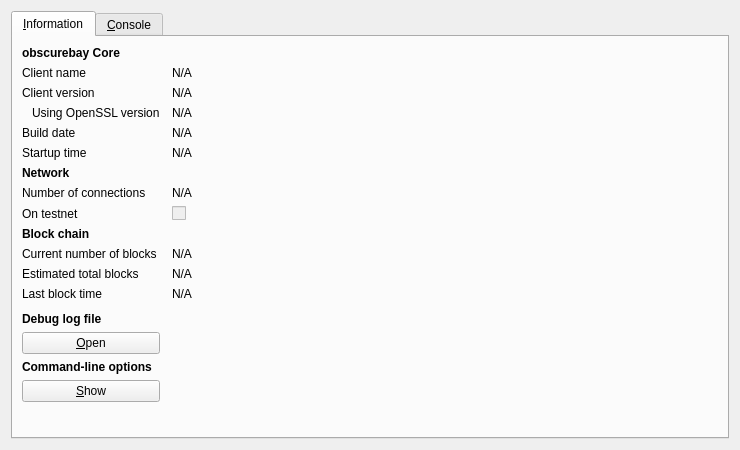
<?xml version="1.0" encoding="UTF-8"?>
<ui version="4.0">
 <class>RPCConsole</class>
 <widget class="QDialog" name="RPCConsole">
  <property name="geometry">
   <rect>
    <x>0</x>
    <y>0</y>
    <width>740</width>
    <height>450</height>
   </rect>
  </property>
  <property name="windowTitle">
   <string>obscurebay - Debug window</string>
  </property>
  <layout class="QVBoxLayout" name="verticalLayout_2">
   <item>
    <widget class="QTabWidget" name="tabWidget">
     <property name="currentIndex">
      <number>0</number>
     </property>
     <widget class="QWidget" name="tab_info">
      <attribute name="title">
       <string>&amp;Information</string>
      </attribute>
      <layout class="QGridLayout" name="gridLayout" columnstretch="0,1">
       <property name="horizontalSpacing">
        <number>12</number>
       </property>
       <item row="0" column="0">
        <widget class="QLabel" name="label_9">
         <property name="font">
          <font>
           <weight>75</weight>
           <bold>true</bold>
          </font>
         </property>
         <property name="text">
          <string>obscurebay Core</string>
         </property>
        </widget>
       </item>
       <item row="1" column="0">
        <widget class="QLabel" name="label_5">
         <property name="text">
          <string>Client name</string>
         </property>
        </widget>
       </item>
       <item row="1" column="1">
        <widget class="QLabel" name="clientName">
         <property name="cursor">
          <cursorShape>IBeamCursor</cursorShape>
         </property>
         <property name="text">
          <string>N/A</string>
         </property>
         <property name="textFormat">
          <enum>Qt::PlainText</enum>
         </property>
         <property name="textInteractionFlags">
          <set>Qt::LinksAccessibleByMouse|Qt::TextSelectableByKeyboard|Qt::TextSelectableByMouse</set>
         </property>
        </widget>
       </item>
       <item row="2" column="0">
        <widget class="QLabel" name="label_6">
         <property name="text">
          <string>Client version</string>
         </property>
        </widget>
       </item>
       <item row="2" column="1">
        <widget class="QLabel" name="clientVersion">
         <property name="cursor">
          <cursorShape>IBeamCursor</cursorShape>
         </property>
         <property name="text">
          <string>N/A</string>
         </property>
         <property name="textFormat">
          <enum>Qt::PlainText</enum>
         </property>
         <property name="textInteractionFlags">
          <set>Qt::LinksAccessibleByMouse|Qt::TextSelectableByKeyboard|Qt::TextSelectableByMouse</set>
         </property>
        </widget>
       </item>
       <item row="3" column="0">
        <widget class="QLabel" name="label_14">
         <property name="text">
          <string>Using OpenSSL version</string>
         </property>
         <property name="indent">
          <number>10</number>
         </property>
        </widget>
       </item>
       <item row="3" column="1">
        <widget class="QLabel" name="openSSLVersion">
         <property name="cursor">
          <cursorShape>IBeamCursor</cursorShape>
         </property>
         <property name="text">
          <string>N/A</string>
         </property>
         <property name="textFormat">
          <enum>Qt::PlainText</enum>
         </property>
         <property name="textInteractionFlags">
          <set>Qt::LinksAccessibleByMouse|Qt::TextSelectableByKeyboard|Qt::TextSelectableByMouse</set>
         </property>
        </widget>
       </item>
       <item row="4" column="0">
        <widget class="QLabel" name="label_12">
         <property name="text">
          <string>Build date</string>
         </property>
        </widget>
       </item>
       <item row="4" column="1">
        <widget class="QLabel" name="buildDate">
         <property name="cursor">
          <cursorShape>IBeamCursor</cursorShape>
         </property>
         <property name="text">
          <string>N/A</string>
         </property>
         <property name="textFormat">
          <enum>Qt::PlainText</enum>
         </property>
         <property name="textInteractionFlags">
          <set>Qt::LinksAccessibleByMouse|Qt::TextSelectableByKeyboard|Qt::TextSelectableByMouse</set>
         </property>
        </widget>
       </item>
       <item row="5" column="0">
        <widget class="QLabel" name="label_13">
         <property name="text">
          <string>Startup time</string>
         </property>
        </widget>
       </item>
       <item row="5" column="1">
        <widget class="QLabel" name="startupTime">
         <property name="cursor">
          <cursorShape>IBeamCursor</cursorShape>
         </property>
         <property name="text">
          <string>N/A</string>
         </property>
         <property name="textFormat">
          <enum>Qt::PlainText</enum>
         </property>
         <property name="textInteractionFlags">
          <set>Qt::LinksAccessibleByMouse|Qt::TextSelectableByKeyboard|Qt::TextSelectableByMouse</set>
         </property>
        </widget>
       </item>
       <item row="6" column="0">
        <widget class="QLabel" name="label_11">
         <property name="font">
          <font>
           <weight>75</weight>
           <bold>true</bold>
          </font>
         </property>
         <property name="text">
          <string>Network</string>
         </property>
        </widget>
       </item>
       <item row="7" column="0">
        <widget class="QLabel" name="label_7">
         <property name="text">
          <string>Number of connections</string>
         </property>
        </widget>
       </item>
       <item row="7" column="1">
        <widget class="QLabel" name="numberOfConnections">
         <property name="cursor">
          <cursorShape>IBeamCursor</cursorShape>
         </property>
         <property name="text">
          <string>N/A</string>
         </property>
         <property name="textFormat">
          <enum>Qt::PlainText</enum>
         </property>
         <property name="textInteractionFlags">
          <set>Qt::LinksAccessibleByMouse|Qt::TextSelectableByKeyboard|Qt::TextSelectableByMouse</set>
         </property>
        </widget>
       </item>
       <item row="8" column="0">
        <widget class="QLabel" name="label_8">
         <property name="text">
          <string>On testnet</string>
         </property>
        </widget>
       </item>
       <item row="8" column="1">
        <widget class="QCheckBox" name="isTestNet">
         <property name="enabled">
          <bool>false</bool>
         </property>
         <property name="text">
          <string/>
         </property>
        </widget>
       </item>
       <item row="9" column="0">
        <widget class="QLabel" name="label_10">
         <property name="font">
          <font>
           <weight>75</weight>
           <bold>true</bold>
          </font>
         </property>
         <property name="text">
          <string>Block chain</string>
         </property>
        </widget>
       </item>
       <item row="10" column="0">
        <widget class="QLabel" name="label_3">
         <property name="text">
          <string>Current number of blocks</string>
         </property>
        </widget>
       </item>
       <item row="10" column="1">
        <widget class="QLabel" name="numberOfBlocks">
         <property name="cursor">
          <cursorShape>IBeamCursor</cursorShape>
         </property>
         <property name="text">
          <string>N/A</string>
         </property>
         <property name="textFormat">
          <enum>Qt::PlainText</enum>
         </property>
         <property name="textInteractionFlags">
          <set>Qt::LinksAccessibleByMouse|Qt::TextSelectableByKeyboard|Qt::TextSelectableByMouse</set>
         </property>
        </widget>
       </item>
       <item row="11" column="0">
        <widget class="QLabel" name="label_4">
         <property name="text">
          <string>Estimated total blocks</string>
         </property>
        </widget>
       </item>
       <item row="11" column="1">
        <widget class="QLabel" name="totalBlocks">
         <property name="cursor">
          <cursorShape>IBeamCursor</cursorShape>
         </property>
         <property name="text">
          <string>N/A</string>
         </property>
         <property name="textFormat">
          <enum>Qt::PlainText</enum>
         </property>
         <property name="textInteractionFlags">
          <set>Qt::LinksAccessibleByMouse|Qt::TextSelectableByKeyboard|Qt::TextSelectableByMouse</set>
         </property>
        </widget>
       </item>
       <item row="12" column="0">
        <widget class="QLabel" name="label_2">
         <property name="text">
          <string>Last block time</string>
         </property>
        </widget>
       </item>
       <item row="12" column="1">
        <widget class="QLabel" name="lastBlockTime">
         <property name="cursor">
          <cursorShape>IBeamCursor</cursorShape>
         </property>
         <property name="text">
          <string>N/A</string>
         </property>
         <property name="textFormat">
          <enum>Qt::PlainText</enum>
         </property>
         <property name="textInteractionFlags">
          <set>Qt::LinksAccessibleByMouse|Qt::TextSelectableByKeyboard|Qt::TextSelectableByMouse</set>
         </property>
        </widget>
       </item>
       <item row="13" column="0">
        <spacer name="verticalSpacer_2">
         <property name="orientation">
          <enum>Qt::Vertical</enum>
         </property>
         <property name="sizeHint" stdset="0">
          <size>
           <width>20</width>
           <height>20</height>
          </size>
         </property>
        </spacer>
       </item>
       <item row="14" column="0">
        <widget class="QLabel" name="labelDebugLogfile">
         <property name="font">
          <font>
           <weight>75</weight>
           <bold>true</bold>
          </font>
         </property>
         <property name="text">
          <string>Debug log file</string>
         </property>
        </widget>
       </item>
       <item row="15" column="0">
        <widget class="QPushButton" name="openDebugLogfileButton">
         <property name="toolTip">
          <string>Open the obscurebay debug log file from the current data directory. This can take a few seconds for large log files.</string>
         </property>
         <property name="text">
          <string>&amp;Open</string>
         </property>
         <property name="autoDefault">
          <bool>false</bool>
         </property>
        </widget>
       </item>
       <item row="16" column="0">
        <widget class="QLabel" name="labelCLOptions">
         <property name="font">
          <font>
           <weight>75</weight>
           <bold>true</bold>
          </font>
         </property>
         <property name="text">
          <string>Command-line options</string>
         </property>
        </widget>
       </item>
       <item row="17" column="0">
        <widget class="QPushButton" name="showCLOptionsButton">
         <property name="toolTip">
          <string>Show the obscurebay-qt help message to get a list with possible obscurebay command-line options.</string>
         </property>
         <property name="text">
          <string>&amp;Show</string>
         </property>
         <property name="autoDefault">
          <bool>false</bool>
         </property>
        </widget>
       </item>
       <item row="18" column="0">
        <spacer name="verticalSpacer">
         <property name="orientation">
          <enum>Qt::Vertical</enum>
         </property>
         <property name="sizeHint" stdset="0">
          <size>
           <width>20</width>
           <height>40</height>
          </size>
         </property>
        </spacer>
       </item>
      </layout>
     </widget>
     <widget class="QWidget" name="tab_console">
      <attribute name="title">
       <string>&amp;Console</string>
      </attribute>
      <layout class="QVBoxLayout" name="verticalLayout_3">
       <property name="spacing">
        <number>3</number>
       </property>
       <item>
        <widget class="QTextEdit" name="messagesWidget">
         <property name="minimumSize">
          <size>
           <width>0</width>
           <height>100</height>
          </size>
         </property>
         <property name="readOnly">
          <bool>true</bool>
         </property>
         <property name="tabKeyNavigation" stdset="0">
          <bool>false</bool>
         </property>
         <property name="columnCount" stdset="0">
          <number>2</number>
         </property>
        </widget>
       </item>
       <item>
        <layout class="QHBoxLayout" name="horizontalLayout">
         <property name="spacing">
          <number>3</number>
         </property>
         <item>
          <widget class="QLabel" name="label">
           <property name="text">
            <string notr="true">&gt;</string>
           </property>
          </widget>
         </item>
         <item>
          <widget class="QLineEdit" name="lineEdit"/>
         </item>
         <item>
          <widget class="QPushButton" name="clearButton">
           <property name="maximumSize">
            <size>
             <width>24</width>
             <height>24</height>
            </size>
           </property>
           <property name="toolTip">
            <string>Clear console</string>
           </property>
           <property name="text">
            <string/>
           </property>
           <property name="icon">
            <iconset resource="../bitcoin.qrc">
             <normaloff>:/icons/remove</normaloff>:/icons/remove</iconset>
           </property>
           <property name="shortcut">
            <string notr="true">Ctrl+L</string>
           </property>
           <property name="autoDefault">
            <bool>false</bool>
           </property>
          </widget>
         </item>
        </layout>
       </item>
      </layout>
     </widget>
    </widget>
   </item>
  </layout>
 </widget>
 <resources>
  <include location="../bitcoin.qrc"/>
 </resources>
 <connections/>
</ui>
